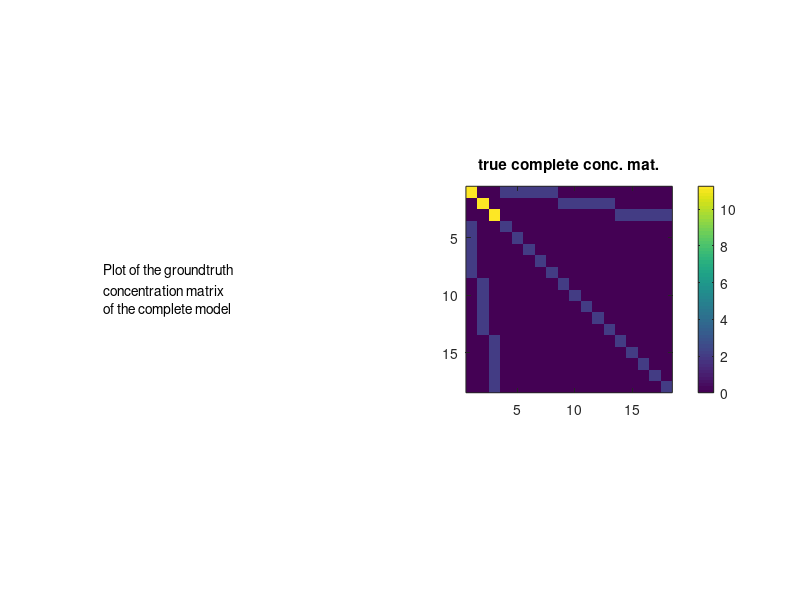
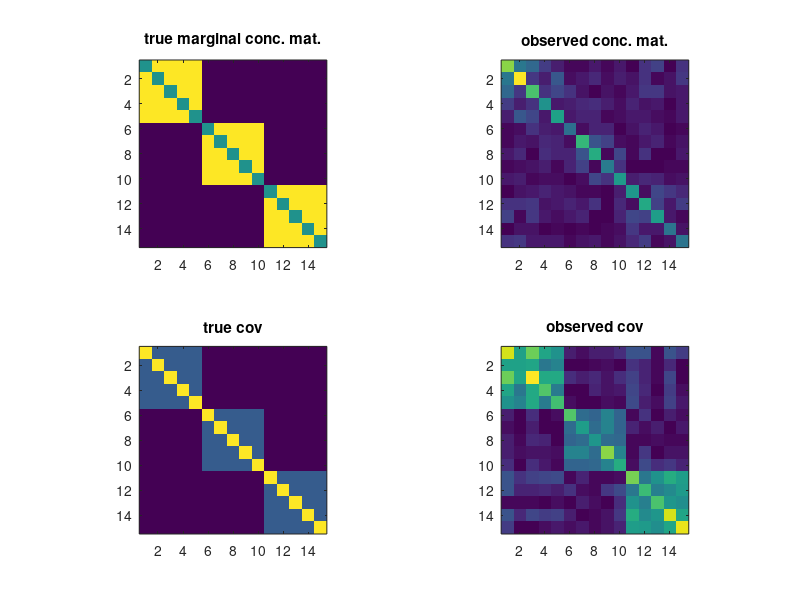

Reproduce these figures in MATLAB, in order.
% Toy example
% with three blocks of size 5

clear all; clc; close all;
%% settings

n=50; % number of samples

pl=3; % number of latept variables
po=15;% number of observed variables
pt=po+pl;
sigma2l=.8;
sigma2lo=.5;

% slo=.2; % level of sparsity on latent-observed block of conceptration mat
% soo=.2; % level of sparsity on latent-observed block of conceptration mat
Doo=eye(po)/sigma2lo;
Dol=zeros(po,pl);
Dol(1:5,1)=ones(5,1);
Dol(6:10,2)=ones(5,1);
Dol(11:15,3)=ones(5,1);
Dol=-Dol/sigma2lo;
Dll=eye(pl)*(1/sigma2l+5/sigma2lo);

%% construction of the conceptration matrix
Dfull=zeros(pt);
Dfull(1:pl,1:pl)=Dll;
Dfull((pl+1):pt,(pl+1):pt)=Doo;
Dfull(1:pl,(pl+1):pt)=Dol';
Dfull((pl+1):pt,1:pl)=Dol;

Dfull=.5*(Dfull+Dfull');
Dmargo=Doo-Dol*Dol';


descr = {'Plot of the groundtruth '
    'concentration matrix';
    'of the complete model'};

figure(1);clf;
subplot(1,2,1)
axis off;
text(0,.5,descr)
pbaspect([1 1 1]);
subplot(1,2,2)
imagesc(abs(Dfull));
colorbar;
pbaspect([1 1 1]);
title('true complete conc. mat.');

if eigs(Dfull,1,'sa')<0
    error('The conceptration matrix of the complete model is not PSD \n')
end

%% sampling data
mu=zeros(1,pt); % vector of means
Xfull=mvnrnd(mu, inv(Dfull), n)';
X=Xfull((pl+1):pt,:);
S=cov(X');
% S=inv(Dmargo);

%% plotting

figure(2);clf;
subplot(2,2,1);
imagesc(abs(Dmargo));
pbaspect([1 1 1]);
title('true marginal conc. mat.');
subplot(2,2,2);
imagesc(abs(inv(S)));
pbaspect([1 1 1]);
title('observed conc. mat.');
subplot(2,2,3);
imagesc(abs(inv(Dmargo)));
pbaspect([1 1 1]);
title('true cov');
subplot(2,2,4);
imagesc(abs(S));
pbaspect([1 1 1]);
title('observed cov');


 